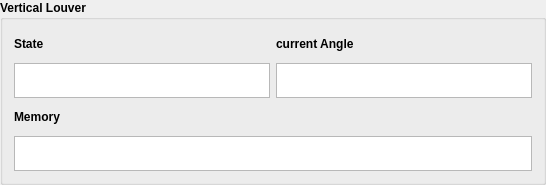
                  <widget class="QGroupBox" name="groupBox_8">
                   <property name="font">
                    <font>
                     <pointsize>9</pointsize>
                     <weight>75</weight>
                     <italic>false</italic>
                     <bold>true</bold>
                     <underline>false</underline>
                     <strikeout>false</strikeout>
                     <kerning>true</kerning>
                    </font>
                   </property>
                   <property name="title">
                    <string>Vertical Louver</string>
                   </property>
                   <layout class="QVBoxLayout" name="verticalLayout_152">
                    <item>
                     <layout class="QHBoxLayout" name="horizontalLayout_42">
                      <item>
                       <layout class="QHBoxLayout" name="horizontalLayout_12">
                        <item>
                         <layout class="QVBoxLayout" name="verticalLayout_175">
                          <item>
                           <widget class="QLabel" name="label_147">
                            <property name="minimumSize">
                             <size>
                              <width>0</width>
                              <height>26</height>
                             </size>
                            </property>
                            <property name="maximumSize">
                             <size>
                              <width>16777215</width>
                              <height>35</height>
                             </size>
                            </property>
                            <property name="text">
                             <string>State</string>
                            </property>
                           </widget>
                          </item>
                          <item>
                           <widget class="QTextEdit" name="V_l_State_textEdit">
                            <property name="minimumSize">
                             <size>
                              <width>0</width>
                              <height>26</height>
                             </size>
                            </property>
                            <property name="maximumSize">
                             <size>
                              <width>16777215</width>
                              <height>35</height>
                             </size>
                            </property>
                            <property name="readOnly">
                             <bool>true</bool>
                            </property>
                           </widget>
                          </item>
                         </layout>
                        </item>
                        <item>
                         <layout class="QVBoxLayout" name="verticalLayout_190">
                          <item>
                           <widget class="QLabel" name="label_148">
                            <property name="minimumSize">
                             <size>
                              <width>0</width>
                              <height>26</height>
                             </size>
                            </property>
                            <property name="maximumSize">
                             <size>
                              <width>16777215</width>
                              <height>35</height>
                             </size>
                            </property>
                            <property name="text">
                             <string>current Angle</string>
                            </property>
                           </widget>
                          </item>
                          <item>
                           <widget class="QTextEdit" name="V_L_currentAngle_textEdit_">
                            <property name="minimumSize">
                             <size>
                              <width>0</width>
                              <height>26</height>
                             </size>
                            </property>
                            <property name="maximumSize">
                             <size>
                              <width>16777215</width>
                              <height>35</height>
                             </size>
                            </property>
                            <property name="readOnly">
                             <bool>true</bool>
                            </property>
                           </widget>
                          </item>
                         </layout>
                        </item>
                       </layout>
                      </item>
                     </layout>
                    </item>
                    <item>
                     <layout class="QHBoxLayout" name="horizontalLayout_44">
                      <item>
                       <layout class="QVBoxLayout" name="verticalLayout_160">
                        <item>
                         <widget class="QLabel" name="label_137">
                          <property name="minimumSize">
                           <size>
                            <width>0</width>
                            <height>26</height>
                           </size>
                          </property>
                          <property name="maximumSize">
                           <size>
                            <width>16777215</width>
                            <height>35</height>
                           </size>
                          </property>
                          <property name="text">
                           <string>Memory</string>
                          </property>
                         </widget>
                        </item>
                        <item>
                         <widget class="QTextEdit" name="V_lMemory">
                          <property name="minimumSize">
                           <size>
                            <width>0</width>
                            <height>26</height>
                           </size>
                          </property>
                          <property name="maximumSize">
                           <size>
                            <width>16777215</width>
                            <height>35</height>
                           </size>
                          </property>
                          <property name="readOnly">
                           <bool>true</bool>
                          </property>
                         </widget>
                        </item>
                       </layout>
                      </item>
                     </layout>
                    </item>
                   </layout>
                  </widget>
